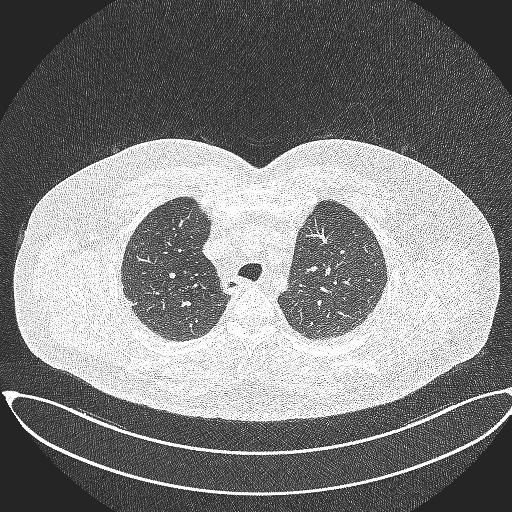
#> input picture lung-cancer-ct-ai/data/split/test/Benign cases/Benign cases  (103).jpg, 512 x 512 px, found by its file name; its folder holds 3 pictures in this run
$ python ml_pipeline.py
#> lines starting #> are read from the running program, lines starting #| are printed output that depends on the picture
import os
import cv2
import numpy as np
import joblib
import pandas as pd
from sklearn.ensemble import RandomForestClassifier
from sklearn.metrics import classification_report, confusion_matrix
from sklearn.utils.class_weight import compute_class_weight

SPLIT_DIR = r"C:\Users\vedan\OneDrive\Desktop\deases\lung-cancer-ct-ai\data\split"
RESULTS_DIR = r"C:\Users\vedan\OneDrive\Desktop\deases\lung-cancer-ct-ai\results"
os.makedirs(RESULTS_DIR, exist_ok=True)

# For traditional ML, we reduce image size to avoid exploding feature space
IMG_SIZE = 64

def load_data(split):
    X, y = [], []
    folder = os.path.join(SPLIT_DIR, split)
    classes = sorted(os.listdir(folder))
    for i, cls in enumerate(classes):
        cls_folder = os.path.join(folder, cls)
        if not os.path.isdir(cls_folder):
            continue
        for img_name in os.listdir(cls_folder):
            img_path = os.path.join(cls_folder, img_name)
            # Read image in Grayscale to simplify features for traditional ML
            img = cv2.imread(img_path, cv2.IMREAD_GRAYSCALE)
            if img is not None:
                img = cv2.resize(img, (IMG_SIZE, IMG_SIZE))
                # Flatten the 2D image into a 1D feature array (64x64 = 4096 features)
                X.append(img.flatten())
                y.append(i)
    return np.array(X), np.array(y), classes

def main():
    print("="*50)
    print(" TRADITIONAL MACHINE LEARNING PIPELINE ")
    print("="*50)

    print("Loading training data...")
    X_train, y_train, classes = load_data('train')
    print("Loading test data...")
    X_test, y_test, _ = load_data('test')
#> call 2 of load_data, with split = 'test'
#> in load_data, img is the input picture: shape (512, 512); min 36, max 255, mean 127.5
#> in load_data (call 2), `img = cv2.resize(img, (IMG_SIZE, IMG_SIZE))`:
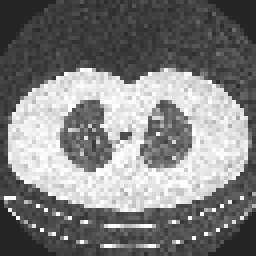
#> img: shape (64, 64) (shown 4 times larger); min 37, max 255, mean 127.8
#> pass 2 of the loop in load_data, `for i, cls in enumerate(classes):`:
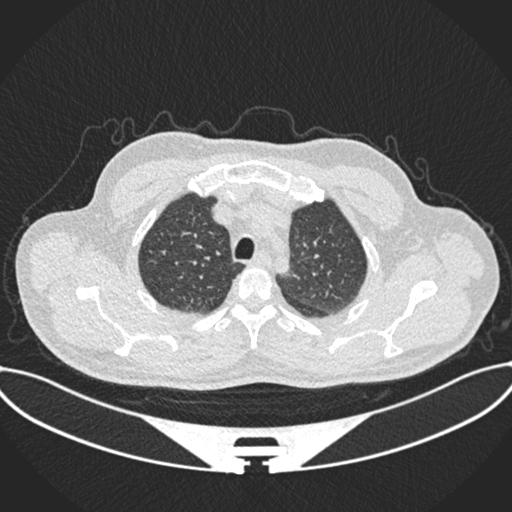
#> input picture lung-cancer-ct-ai/data/split/test/Normal cases/Normal cases (103).jpg, 512 x 512 px, found by its file name
#> in load_data, img is the input picture: shape (512, 512); min 37, max 255, mean 108.2
#> in load_data (call 2), `img = cv2.resize(img, (IMG_SIZE, IMG_SIZE))`:
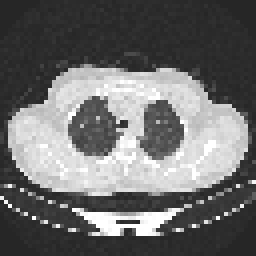
#> img: shape (64, 64) (shown 4 times larger); min 38, max 255, mean 108.3

#> (the run stopped early here; a loop or call above may not have finished)
